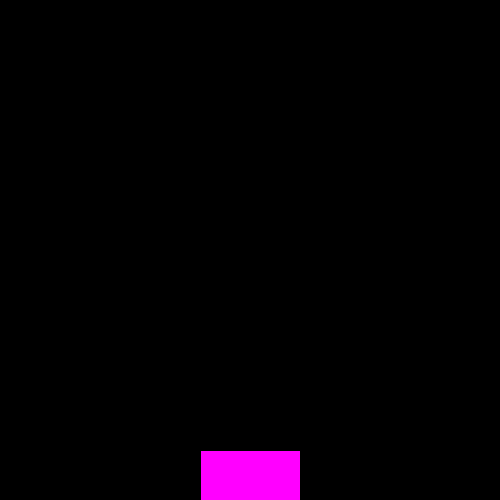
Frame 1 (no input)
Frame 60 (the mouse pressed at the canvas centre just before this capture): identical to frame 1, image omitted
Frame 120 (the mouse held since frame 60 and released just before this capture): identical to frame 1, image omitted

The Processing sketch that drew this single still picture (run headless with seeded random() and noise(); from frame 60 on, the mouse is pressed at the canvas centre):

// Processing sketch: ORE_FILE
// ── ORE_FILE.pde
//ORE FILE

/*
The challenge here is to write a programme/game where, after clicking a start button (which then changes to stop), a bulls eye
will move across the screen from left to right (and apparently when it reaches the right side of the screen it should reappear 
on the left side of the screen. I am tempted to have it go left to right and right to left). 
A counter should be visible at the top of the screen where the number of hits and misses are shown.
A hit is a click with the mouse inside the bulls eye, a miss when it is clicked outside of the bulls eye anywhere else 
on the screen (the playing field to be correct. I reckon it will not take anything clicked outside of the playing field).
*/
//Ternary operator in the start stop button for what when

final int size = 500;

boolean click = true;

void settings() {
  size(size, size); //by using settings you can appoint a variable to size
}

void setup(){
  
}

void draw(){
  background(0);
  startStopButton();
  hitCounter();

}

void mouseClicked(){
  drawButton();
}


void hitCounter(){
  drawHitCounter();
}

void startStopButton(){
  drawStartStopButton();
}

void drawStartStopButton(){
  fill(#FF00FF);
  rectMode(CENTER);
  rect(width/2, height - 25, 100, 50);
}
void drawButton(){
  if (mouseX >= width/2 - 50 && mouseX <= width/2 + 50){
    if(mouseY >= height - 50) {
      drawStop();
    }
  }
}

void drawStart(){
  fill(0);
  textAlign(CENTER);
  text("START", width/2, height - 25);
}

void drawStop(){
  stroke(0);
  textAlign(CENTER);
  text("STOP", width/2, height - 25);
}


void drawHitCounter(){

}

void drawBullsEye(int x){ //perhaps I can put this in a for loop where it decreases the size by 10 every time) But it also needs to change colour....
  fill(#FF0000);
  circle(x + 55/2, height/2, 55); //5 is circle size here, I think no need to put it in a variable. Only used here. 55/2 == because it is CENTER this will make it start at the edge.
  fill(255);
  circle(x + 55/2, height/2, 45);
  fill(#FF0000);
  circle(x + 55/2, height/2, 35);
  fill(255);
  circle(x + 55/2, height/2, 25);
  fill(#FF0000);
  circle(x + 55/2, height/2, 15);
}


/* SOLVED PROBLEMS

void bullsEye(){
  for (int i = 0; i < width - 55; i++){    //pay attention the circle size is back here!! So put it in a variable
    
      drawBullsEye(i);
   
  } //RIGHT THIS DOESN'T WORK BECAUSE IT ITERATES THROUGH THE LOOP FIRST AND THEN GIVES ME THE RESULT, WHICH IS A BULLSEYE AT THE END OF THE SCREEN. HOW TO MOVE IT?
}


*/
